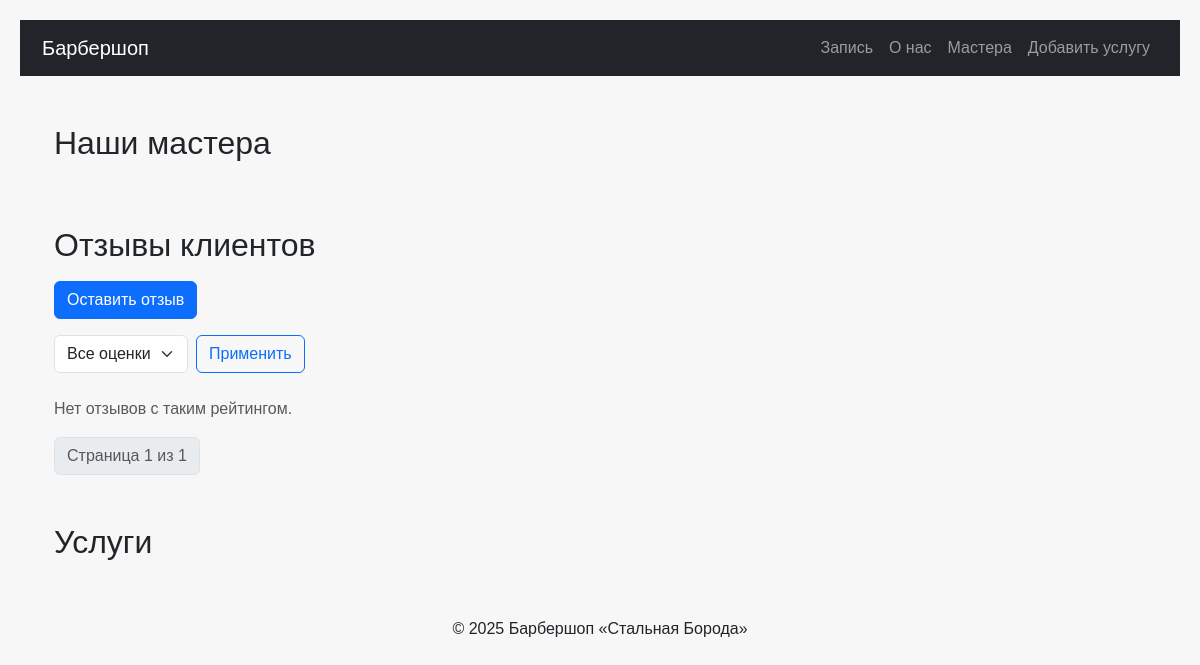
/, run on an earlier commit of the app's database.
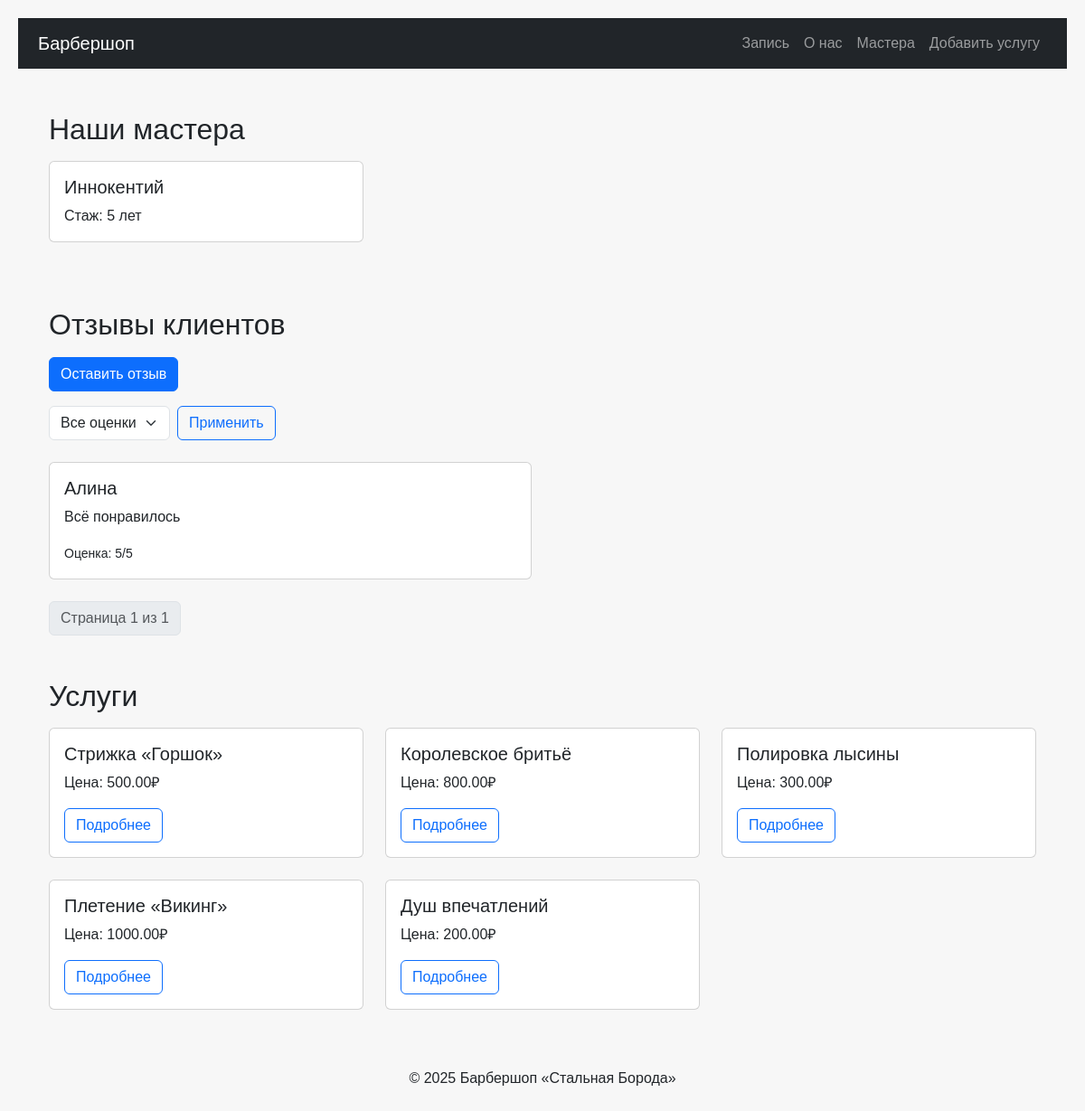
And on a later commit of the database.
### core/models.py (models this page shows, shortened)
class Master(models.Model):
    name = models.CharField(max_length=150, verbose_name="Имя")
    photo = models.ImageField(upload_to="masters/", blank=True, verbose_name="Фотография")
    phone = models.CharField(max_length=20, verbose_name="Телефон")
    address = models.CharField(max_length=255, verbose_name="Адрес")
    experience = models.PositiveIntegerField(verbose_name="Стаж работы (лет)")
    services = models.ManyToManyField(Service, related_name="masters", verbose_name="Услуги")
    is_active = models.BooleanField(default=True, verbose_name="Активен")
    class Meta:
        verbose_name = "Мастер"
        verbose_name_plural = "Мастера"

class Review(models.Model):
    text = models.TextField(verbose_name="Текст отзыва")
    client_name = models.CharField(max_length=100, blank=True, verbose_name="Имя клиента")
    master = models.ForeignKey(Master, on_delete=models.CASCADE, verbose_name="Мастер")
    photo = models.ImageField(upload_to="reviews/", blank=True, null=True, verbose_name="Фотография")
    created_at = models.DateTimeField(auto_now_add=True, verbose_name="Дата создания")
    rating = models.PositiveSmallIntegerField(
        validators=[MinValueValidator(1), MaxValueValidator(5)], verbose_name="Оценка"
    )
    is_published = models.BooleanField(default=True, verbose_name="Опубликован")
    class Meta:
        verbose_name = "Отзыв"
        verbose_name_plural = "Отзывы"

class Service(models.Model):
    name = models.CharField(max_length=200, verbose_name="Название", db_index=True)
    description = models.TextField(blank=True, verbose_name="Описание")
    price = models.DecimalField(max_digits=10, decimal_places=2, verbose_name="Цена", db_index=True)
    duration = models.PositiveIntegerField(verbose_name="Длительность (минут)")
    is_popular = models.BooleanField(default=False, verbose_name="Популярная услуга")
    image = models.ImageField(upload_to="services/", blank=True, verbose_name="Изображение")
    class Meta:
        verbose_name = "Услуга"
        verbose_name_plural = "Услуги"
        indexes = [
            models.Index(fields=["name", "price"]),  # составной индекс
        ]

### barbershop/views.py (the view)
# urls.py: path('', views.landing, name='landing'),
def landing(request):
    masters = Master.objects.filter(is_active=True)
    services = Service.objects.all()
    rating = request.GET.get("rating")
    reviews_qs = Review.objects.filter(is_published=True).order_by("-created_at")
    if rating:
        reviews_qs = reviews_qs.filter(rating=rating)
    paginator = Paginator(reviews_qs, 3)
    page_number = request.GET.get("page")
    page_obj = paginator.get_page(page_number)
    context = {
        "masters": masters,
        "services": services,
        "page_obj": page_obj,  # <- это обязательно
    }
    return render(request, "core/landing.html", context)

### barbershop/templates/core/landing.html (shortened to what this page needs)
{% extends "base.html" %}
{% block content %}
<div class="container mt-4">
  <h2 class="mb-3">Наши мастера</h2>
  <div class="row">
    {% for master in masters %}
    <div class="col-md-4 mb-4">
      <div class="card h-100">
        <div class="card-body">
          <h5 class="card-title">{{ master.name }}</h5>
          <p class="card-text">Стаж: {{ master.experience }} лет</p>
        </div>
      </div>
    </div>
    {% endfor %}
  </div>
  <h2 class="mt-5 mb-3">Отзывы клиентов</h2>
  <div class="mb-3">
    <a href="{% url 'create_review' %}" class="btn btn-primary">Оставить отзыв</a>
  </div>
  <form method="get" class="mb-4">
    <div class="row g-2 align-items-center">
      <div class="col-auto">
        <select name="rating" class="form-select">
          <option value="">Все оценки</option>
        </select>
      </div>
      <div class="col-auto">
        <button type="submit" class="btn btn-outline-primary">Применить</button>
      </div>
    </div>
  </form>
  <div class="row">
    {% for review in page_obj %}
    <div class="col-md-6 mb-4">
      <div class="card">
        <div class="card-body">
          <h5 class="card-title">{{ review.client_name }}</h5>
          <p class="card-text">{{ review.text }}</p>
          <p class="card-text"><small>Оценка: {{ review.rating }}/5</small></p>
        </div>
      </div>
    </div>
    {% empty %}
    <p class="text-muted">Нет отзывов с таким рейтингом.</p>
    {% endfor %}
  </div>
  <nav aria-label="Навигация по отзывам">
    <ul class="pagination">
      <li class="page-item disabled">
        <span class="page-link">Страница {{ page_obj.number }} из {{ page_obj.paginator.num_pages }}</span>
      </li>
    </ul>
  </nav>
  <h2 id="services" class="mt-5 mb-3">Услуги</h2>
  <div class="row">
    {% for service in services %}
    <div class="col-md-4 mb-4">
      <div class="card h-100">
        <div class="card-body">
          <h5 class="card-title">{{ service.name }}</h5>
          <p class="card-text">Цена: {{ service.price }}₽</p>
          <button class="btn btn-outline-primary" data-bs-toggle="modal" data-bs-target="#serviceModal{{ service.id }}">
            Подробнее
          </button>
        </div>
      </div>
    </div>
    {% endfor %}
  </div>
</div>
{% endblock %}

### barbershop/templates/base.html (shortened to what this page needs)
{% load static %}
<!DOCTYPE html>
<html lang="ru">
  <head>
    <link
      href="https://cdn.jsdelivr.net/npm/bootstrap@5.3.2/dist/css/bootstrap.min.css"
      rel="stylesheet"
    />
    <link
      href="https://cdn.jsdelivr.net/npm/bootstrap-icons/font/bootstrap-icons.css"
      rel="stylesheet"
    />
    <link href="{% static 'main.css' %}" rel="stylesheet" />
  </head>
  <body>
    {% block header %} {% include 'includes/menu.html' %} {% endblock %}
    <main class="container py-4">{% block content %}{% endblock %}</main>
    {% block footer %}
    <footer class="text-center py-3">© 2025 Барбершоп «Стальная Борода»</footer>
    {% endblock %}
  </body>
</html>

### barbershop/templates/includes/menu.html (shortened to what this page needs)
<nav class="navbar navbar-expand-lg navbar-dark bg-dark">
  <div class="container">
    <a class="navbar-brand" href="{% url 'landing' %}">Барбершоп</a>
    <div class="collapse navbar-collapse" id="navbarNav">
      <ul class="navbar-nav ms-auto">
        <li class="nav-item">
          <a class="nav-link" href="{% url 'orders_list' %}">Запись</a>
        </li>
        <li class="nav-item">
          <a class="nav-link" href="{% url 'landing' %}#about">О нас</a>
        </li>
        <li class="nav-item">
          <a class="nav-link" href="{% url 'landing' %}#masters">Мастера</a>
        </li>
        <li class="nav-item">
          <a class="nav-link" href="{% url 'service_create' %}">Добавить услугу</a>
        </li>
      </ul>
    </div>
  </div>
</nav>

### barbershop/static/main.css (style rules this page uses)
body { font-family: Arial, sans-serif; background: #f7f7f7; padding: 20px; }

What changed in the data, as far as the page shows it:
added Master: name "Иннокентий", experience "5"
added Review: client_name "Алина", text "Всё понравилось", rating "5"
added Service: name "Стрижка «Горшок»", price "500.00"
added Service: name "Королевское бритьё", price "800.00"
added Service: name "Полировка лысины", price "300.00"
added Service: name "Плетение «Викинг»", price "1000.00"
added Service: name "Душ впечатлений", price "200.00"
Also different on the page:
text no longer shown: "Нет отзывов с таким рейтингом."
